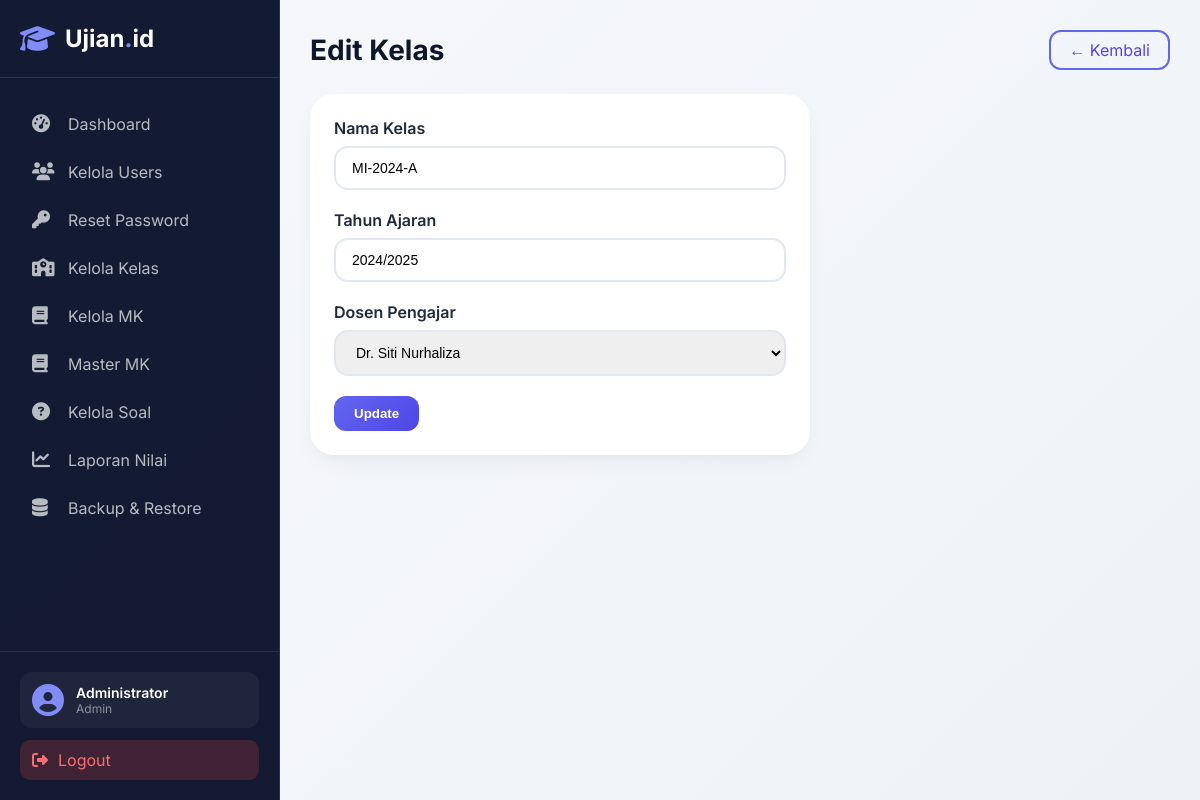
Page /admin/kelas/edit.php?id=4 (signed in) on the committed database.
### tables this page shows
CREATE TABLE `kelas` (
  `id` int(11) NOT NULL AUTO_INCREMENT,
  `nama_kelas` varchar(100) NOT NULL,
  `dosen_id` int(11) DEFAULT NULL,
  `tahun_ajaran` varchar(20) DEFAULT NULL,
  `created_at` timestamp NOT NULL DEFAULT current_timestamp(),
  PRIMARY KEY (`id`),
  KEY `dosen_id` (`dosen_id`),
  CONSTRAINT `kelas_ibfk_1` FOREIGN KEY (`dosen_id`) REFERENCES `users` (`id`) ON DELETE SET NULL
);

CREATE TABLE `users` (
  `id` int(11) NOT NULL AUTO_INCREMENT,
  `username` varchar(50) NOT NULL,
  `password` varchar(255) NOT NULL,
  `role` enum('admin','dosen','mahasiswa') NOT NULL,
  `nama_lengkap` varchar(100) NOT NULL,
  `email` varchar(100) DEFAULT NULL,
  `nim_nip` varchar(30) DEFAULT NULL,
  `created_at` timestamp NOT NULL DEFAULT current_timestamp(),
  PRIMARY KEY (`id`),
  UNIQUE KEY `username` (`username`)
);

### admin/kelas/edit.php (the view, shortened to what this page needs)
<?php
include '../../config/database.php';
$id = $_GET['id'];
$kelas = mysqli_fetch_assoc(mysqli_query($conn, "SELECT * FROM kelas WHERE id=$id"));
$dosen_list = mysqli_query($conn, "SELECT id, nama_lengkap FROM users WHERE role='dosen' ORDER BY nama_lengkap");
include '../../includes/header.php';
?>
<div class="page-header">
    <h1 class="page-title">Edit Kelas</h1>
    <a href="index.php" class="btn-outline">← Kembali</a>
</div>
<div class="card-modern" style="max-width:500px">
    <form method="POST">
        <div class="form-group">
            <label>Nama Kelas</label>
            <input type="text" name="nama_kelas" class="form-control" value="<?= htmlspecialchars($kelas['nama_kelas']) ?>" required>
        </div>
        <div class="form-group">
            <label>Tahun Ajaran</label>
            <input type="text" name="tahun_ajaran" class="form-control" value="<?= htmlspecialchars($kelas['tahun_ajaran']) ?>" required>
        </div>
        <div class="form-group">
            <label>Dosen Pengajar</label>
            <select name="dosen_id" class="form-control">
                <?php while($d = mysqli_fetch_assoc($dosen_list)): ?>
                    <option value="<?= $d['id'] ?>" <?= $kelas['dosen_id']==$d['id']?'selected':'' ?>>
                        <?= htmlspecialchars($d['nama_lengkap']) ?>
                    </option>
                <?php endwhile; ?>
            </select>
        </div>
        <button type="submit" name="update" class="btn-primary">Update</button>
    </form>
</div>
<?php include '../../includes/footer.php'; ?>

### assets/css/style.css (style rules this page uses)
* { margin: 0; padding: 0; box-sizing: border-box; }
body { font-family: 'Inter', sans-serif; background: linear-gradient(135deg, #667eea 0%, #764ba2 100%); min-height: 100vh; }
.card-modern { background: white; border-radius: 24px; padding: 24px; box-shadow: 0 10px 25px -5px rgba(0,0,0,0.05), 0 8px 10px -6px rgba(0,0,0,0.02); transition: transform 0.2s ease, box-shadow 0.2s ease; }
.btn-primary { background: linear-gradient(135deg, #6366f1, #4f46e5); border: none; padding: 10px 20px; border-radius: 12px; color: white; font-weight: 600; cursor: pointer; transition: all 0.3s ease; text-decoration: none; display: inline-block; }
.btn-outline { background: transparent; border: 2px solid #6366f1; color: #4f46e5; padding: 8px 18px; border-radius: 12px; text-decoration: none; display: inline-block; }
.form-group { margin-bottom: 20px; }
.form-group label { display: block; font-weight: 600; margin-bottom: 8px; color: #1e293b; }
.form-control { width: 100%; padding: 12px 16px; border: 2px solid #e2e8f0; border-radius: 14px; font-size: 14px; transition: all 0.3s ease; }
.page-header { display: flex; justify-content: space-between; align-items: center; margin-bottom: 24px; flex-wrap: wrap; }
.page-title { font-size: 28px; font-weight: 700; color: #0f172a; }

### rows in the picture
kelas: nama_kelas "MI-2024-A", tahun_ajaran "2024/2025", dosen_id "Dr. Siti Nurhaliza"

### other values in the picture
$_SESSION['nama'] "Administrator"
$_SESSION['role'] "Admin"
